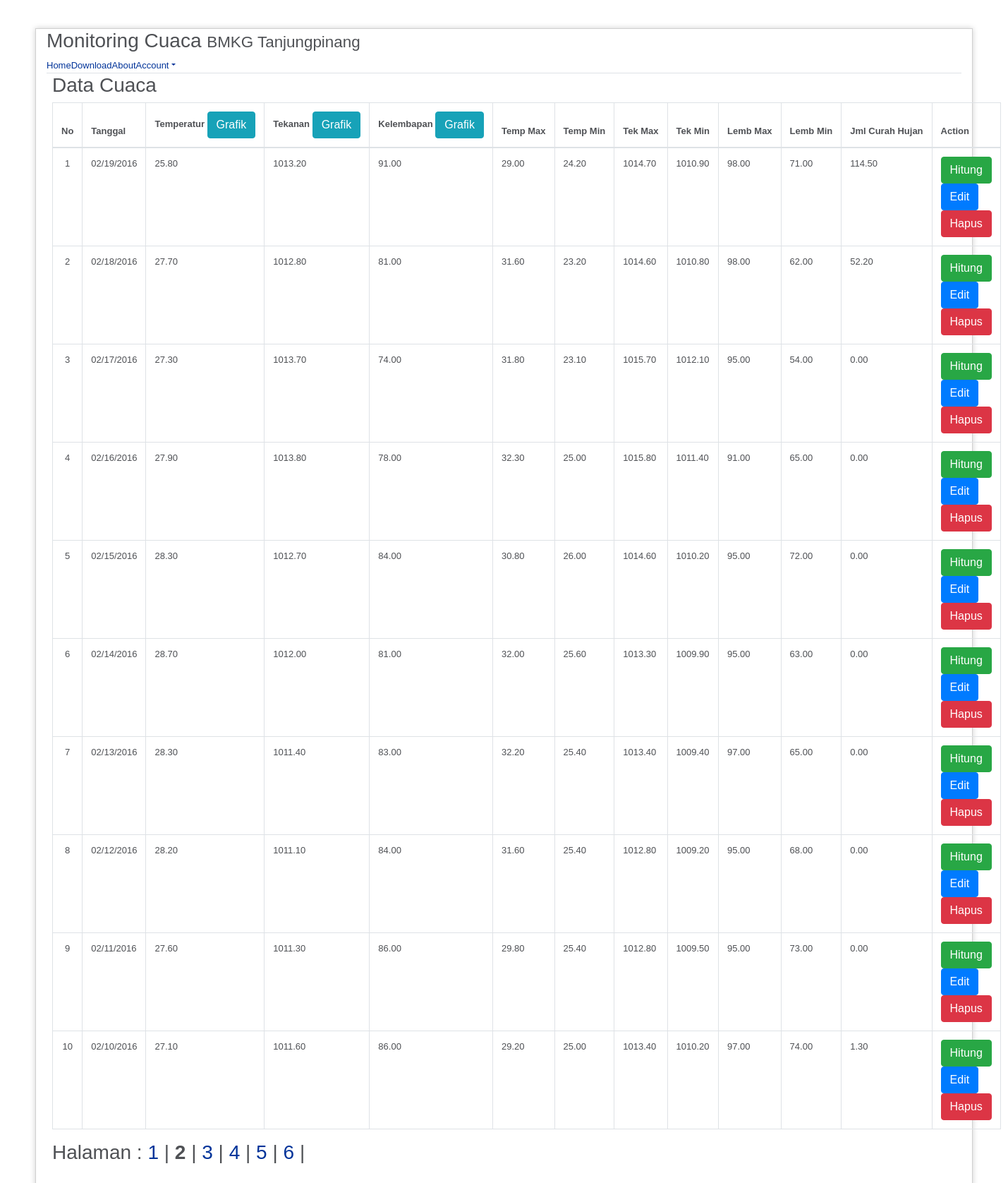
The app's page /datacuaca.php?halaman=2 with its own data.
### tables this page shows
CREATE TABLE IF NOT EXISTS `cuaca_harian` (
`id` int(11) NOT NULL,
  `tanggal` varchar(15) NOT NULL,
  `temperatur` decimal(15,2) NOT NULL,
  `tekanan` decimal(15,2) NOT NULL,
  `kelembapan` decimal(15,2) NOT NULL,
  `temp_max` decimal(15,2) NOT NULL,
  `temp_min` decimal(15,2) NOT NULL,
  `tek_max` decimal(15,2) NOT NULL,
  `tek_min` decimal(15,2) NOT NULL,
  `lemb_max` decimal(15,2) NOT NULL,
  `lemb_min` decimal(15,2) NOT NULL,
  `jumlah` decimal(15,2) NOT NULL
);

### datacuaca.php (the view, shortened to what this page needs)
<?php
$base_url = 'http://'.$_SERVER['HTTP_HOST'].'/monitoringcuaca/';
isset ($_GET['app']) ? $app = $_GET['app'] : $app = 'home';
?>
<!DOCTYPE html>
<html lang="en">
<head>
	<link href="<?php echo $base_url;?>asset/css/bootstrap.min.css" rel="stylesheet">
	<link href="<?php echo $base_url;?>asset/css/bootstrap-responsive.min.css" rel="stylesheet">
	<link href="<?php echo $base_url;?>asset/css/style.css" rel="stylesheet">
</head>
<body>
<div id="container">
	<div class="container-fluid">
		<div class="row-fluid">
			<div class="span12">
				<div class="page-header"><h3>Monitoring Cuaca <small> BMKG Tanjungpinang</small></h3></div>
				<ul class="nav nav-tabs">
					<li <?php echo $app=='home'?'class=""':'';?>><a href="index.php"><i class="icon-home"></i> Home</a></li>
					<li <?php echo $app=='download'?'class=""':'';?>><a href="index.php?app=download"><i class="icon-check"></i> Download</a></li>
					<li <?php echo $app=='about'?'class=""' :'';?>><a href="index.php?app=about"><i class="icon-thumbs-up"></i> About</a></li>
					<li class="dropdown pull-right">
						<?php if (isset($_SESSION['nama'])):?>
						<a href="#" data-toggle="dropdown" class="dropdown-toggle"><i class="icon-user"></i> <?php echo $_SESSION['nama'];?> <strong class="caret"></strong></a>
						<ul class="dropdown-menu">
							<li><a href="logout.php"><i class="icon-off"></i> Logout</a></li>
							<?php else:?>
						<a href="#" data-toggle="dropdown" class="dropdown-toggle"><i class="icon-user"></i> Account<strong class="caret"></strong></a>
							<?php endif;?>
					</li>
				</ul>
			</div>
		</div>
	</div>
<div id="content">
<h3>Data Cuaca</h3>
<div class="tab-content">
<table class="table table-bordered table-condensed table-hover">
	<thead>
		<tr class="nowrap">
			<th align="left">No</th>
			<th align="left">Tanggal</th>
			<th align="left">Temperatur <a href="<?php echo $base_url;?>grafik_temperatur.php" class="btn btn-info btn-mini" role="button">Grafik</a></th>
			<th align="left">Tekanan <a href="<?php echo $base_url;?>grafik_tekanan.php" class="btn btn-info btn-mini" role="button">Grafik</a></th>
			<th align="left">Kelembapan <a href="<?php echo $base_url;?>grafik_kelembapan.php" class="btn btn-info btn-mini" role="button">Grafik</a></th>
			<th align="left">Temp Max</th>
			<th align="left">Temp Min</th>
			<th align="left">Tek Max</th>
			<th align="left">Tek Min</th>
			<th align="left">Lemb Max</th>
			<th align="left">Lemb Min</th>
			<th align="left">Jml Curah Hujan</th>
			<th align="center">Action</th>
		</tr>
	</thead>
	<?php
	$batas=10;
	$halaman=$_GET['halaman'];
	$posisi=null;
	if(empty($halaman)){
		$posisi=0;
		$halaman=1;
	}else{
		$posisi=($halaman-1)* $batas;
	}
	$query = mysql_query("SELECT * FROM cuaca_harian ORDER BY id DESC limit $posisi, $batas") or die(mysql_error());
	if(mysql_num_rows($query) == 0){
		echo '<tr><td colspan="5">Tidak ada data!</td></tr>';
	}else{
		$no = 1;
		while($data = mysql_fetch_assoc($query)){
			echo '<tr>';
					echo '<td><center>'.$no.'</center></td>';
					echo '<td>'.$data['tanggal'].'</td>';
					echo '<td>'.$data['temperatur'].'</td>';
					echo '<td>'.$data['tekanan'].'</td>';
					echo '<td>'.$data['kelembapan'].'</td>';
					echo '<td>'.$data['temp_max'].'</td>';
					echo '<td>'.$data['temp_min'].'</td>';
					echo '<td>'.$data['tek_max'].'</td>';
					echo '<td>'.$data['tek_min'].'</td>';
					echo '<td>'.$data['lemb_max'].'</td>';
					echo '<td>'.$data['lemb_min'].'</td>';
					echo '<td>'.$data['jumlah'].'</td>';
					echo '<td>
								<a href="hitung.php?id='.$data['id'].'" type="button" class="btn btn-success btn-mini" >Hitung</a>
								<a href="edit.php?id='.$data['id'].'" type="button" class="btn btn-primary btn-mini">Edit</a>
							  	<a href="hapus.php?id='.$data['id'].'" onclick="return confirm(\'Yakin?\')" type="button" class="btn btn-danger btn-mini">Hapus</a>
						 </td>';
				echo '</tr>';
				$no++;
		}
	}
	?>
</table>
</div>
<nav aria-label="Page navigation example">
<ul class="pagination">
<h3>
<?php
$sql_paging = mysql_query("SELECT tanggal  FROM cuaca_harian");
      $jmldata = mysql_num_rows($sql_paging);
      $jumlah_halaman = ceil($jmldata / $batas);
      echo "Halaman :";
      for($i = 1; $i <= $jumlah_halaman; $i++)
        if($i != $halaman) {
          echo "<a href=datacuaca.php?halaman=$i>  $i  </a>  |  ";
        } else {
          echo "<b> $i</b> |";
        }
	  ?>
	  </ul>
    <br>

### asset/css/style.css (style rules this page uses)
body { background-color: #fff; margin: 40px; font: 13px/20px normal Helvetica, Arial, sans-serif; color: #4F5155; }
a { color: #003399; background-color: transparent; font-weight: normal; }
#content { margin: 0 22px 0 23px; }
#container { margin: 10px; border: 1px solid #D0D0D0; -webkit-box-shadow: 0 0 8px #D0D0D0; }
tr.nowrap { white-space:nowrap; }
td { white-space:inherit; }

### records on screen
cuaca_harian: tanggal "02/19/2016", temperatur "25.80", tekanan "1013.20", kelembapan "91.00", temp_max "29.00", temp_min "24.20", tek_max "1014.70", tek_min "1010.90", lemb_max "98.00", lemb_min "71.00", jumlah "114.50"
cuaca_harian: tanggal "02/18/2016", temperatur "27.70", tekanan "1012.80", kelembapan "81.00", temp_max "31.60", temp_min "23.20", tek_max "1014.60", tek_min "1010.80", lemb_max "98.00", lemb_min "62.00", jumlah "52.20"
cuaca_harian: tanggal "02/17/2016", temperatur "27.30", tekanan "1013.70", kelembapan "74.00", temp_max "31.80", temp_min "23.10", tek_max "1015.70", tek_min "1012.10", lemb_max "95.00", lemb_min "54.00", jumlah "0.00"
cuaca_harian: tanggal "02/16/2016", temperatur "27.90", tekanan "1013.80", kelembapan "78.00", temp_max "32.30", temp_min "25.00", tek_max "1015.80", tek_min "1011.40", lemb_max "91.00", lemb_min "65.00", jumlah "0.00"
cuaca_harian: tanggal "02/15/2016", temperatur "28.30", tekanan "1012.70", kelembapan "84.00", temp_max "30.80", temp_min "26.00", tek_max "1014.60", tek_min "1010.20", lemb_max "95.00", lemb_min "72.00", jumlah "0.00"
cuaca_harian: tanggal "02/14/2016", temperatur "28.70", tekanan "1012.00", kelembapan "81.00", temp_max "32.00", temp_min "25.60", tek_max "1013.30", tek_min "1009.90", lemb_max "95.00", lemb_min "63.00", jumlah "0.00"
cuaca_harian: tanggal "02/13/2016", temperatur "28.30", tekanan "1011.40", kelembapan "83.00", temp_max "32.20", temp_min "25.40", tek_max "1013.40", tek_min "1009.40", lemb_max "97.00", lemb_min "65.00", jumlah "0.00"
cuaca_harian: tanggal "02/12/2016", temperatur "28.20", tekanan "1011.10", kelembapan "84.00", temp_max "31.60", temp_min "25.40", tek_max "1012.80", tek_min "1009.20", lemb_max "95.00", lemb_min "68.00", jumlah "0.00"
cuaca_harian: tanggal "02/11/2016", temperatur "27.60", tekanan "1011.30", kelembapan "86.00", temp_max "29.80", temp_min "25.40", tek_max "1012.80", tek_min "1009.50", lemb_max "95.00", lemb_min "73.00", jumlah "0.00"
cuaca_harian: tanggal "02/10/2016", temperatur "27.10", tekanan "1011.60", kelembapan "86.00", temp_max "29.20", temp_min "25.00", tek_max "1013.40", tek_min "1010.20", lemb_max "97.00", lemb_min "74.00", jumlah "1.30"
